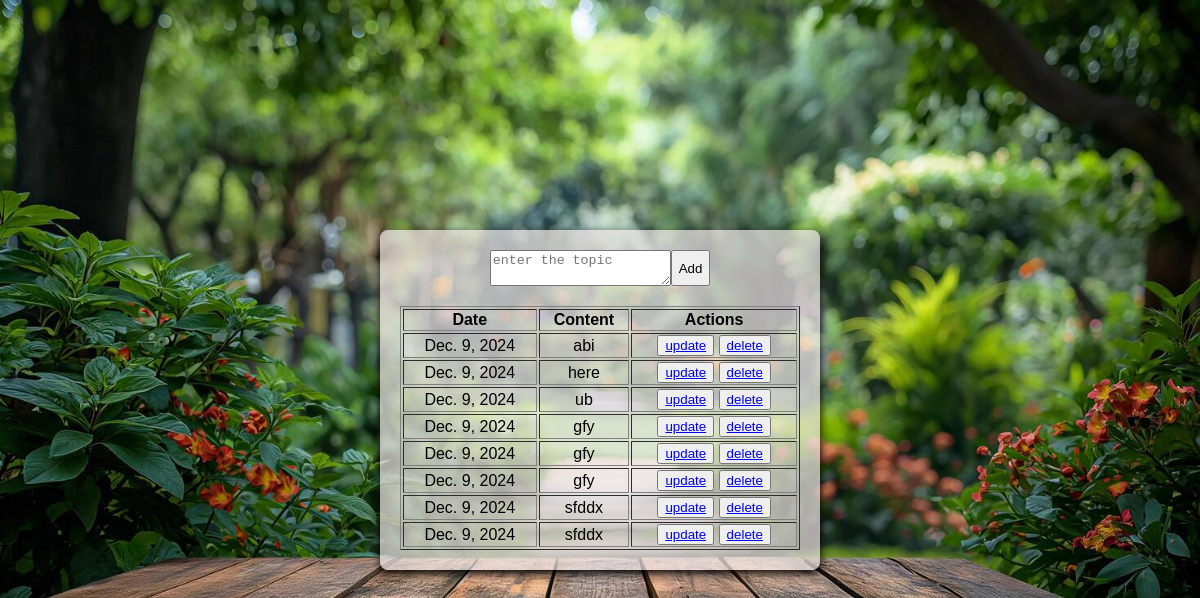
Before: / with the older database file.
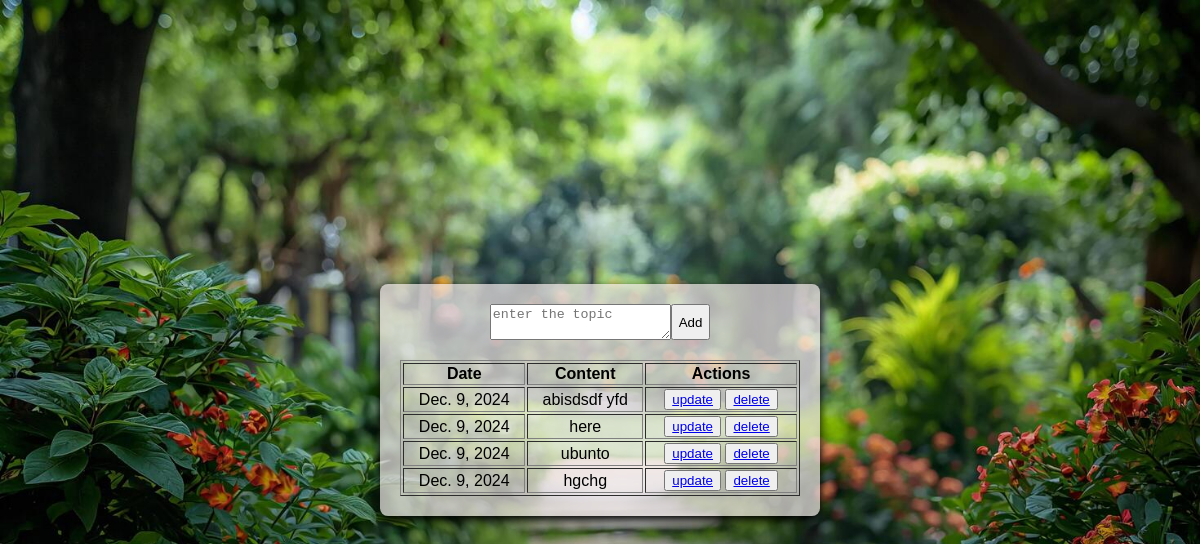
After: the same page with the newer database file.
### app/models.py (models this page shows)
class todo(models.Model):
    sub = models.TextField()
    date = models.DateField(auto_now_add=True,null=True)

### app/views.py (the view)
# urls.py: path('',views.todolist1),
def todolist1(request):
    todos=todo.objects.all()
    if request.method=='POST':
        todoarea=request.POST['todoarea']
        data=todo.objects.create(sub=todoarea)
        data.save()
    return render(request,'index.html',{'todos':todos})

### templates/index.html (shortened to what this page needs)
<!DOCTYPE html>
<html lang="en">
<head>
    {% load static %}
    <link rel="stylesheet" href="{% static 'style.css' %}">
</head>
<body>
    <div class="todo-container">
    {% if data %}
    <form action="../todo_update/{{data.pk}}" method="POST">
        {% csrf_token %}
        <textarea name="todoarea" id="" placeholder="enter the topic">
            {{data.sub}}
        </textarea>
        <button type="submit">Save</button>
    </form>
    {% else %}
    <form action="../" method="POST" class="todo-form">
        <textarea name="todoarea" id="" placeholder="enter the topic"></textarea>
        <button type="submit">Add</button>
    </form>
    {% endif %}
    <div class="main">
    <table border="1" class="main1">
        <thead>
            <tr>
                <th>Date</th>
                <th>Content</th>
                <th>Actions</th>
            </tr>
        </thead>
        {% for i in todos %}
        <tr>
            <td>{{i.date}}</td>
            <td>{{i.sub}}</td>
            <td><button><a href="../todo_update/{{i.pk}}">update</a></button>
            <button><a href="todo_delete/{{i.pk}}">delete</a></button></td>
        </tr>
        {% endfor %}
    </table>
    </div>
    </div>
</body>
</html>

### static/style.css (style rules this page uses)
body { font-family: Arial, sans-serif; background-image: url(../static/images/narure1.jpg); background-size: cover; display: flex; justify-content: center; align-items: center; height: 100vh; margin: 0; }
.todo-container { background-color: rgba(239, 231, 231, 0.7); padding: 20px; border-radius: 8px; box-shadow: 0 4px 10px rgba(0, 0, 0, 1); width: 400px; text-align: center; }
.todo-form { display: flex; justify-content: center; margin-bottom: 20px; }

### templates/index.html (style rules this page uses)
.main1 { width: 400px; }

Changed rows visible on the page:
removed todo: date "Dec. 9, 2024", sub "gfy"
removed todo: date "Dec. 9, 2024", sub "gfy"
removed todo: date "Dec. 9, 2024", sub "gfy"
removed todo: date "Dec. 9, 2024", sub "sfddx"
removed todo: date "Dec. 9, 2024", sub "sfddx"
changed todo: sub "abi" → "abisdsdf yfd"
changed todo: sub "ub" → "ubunto"
added todo: date "Dec. 9, 2024", sub "hgchg"
